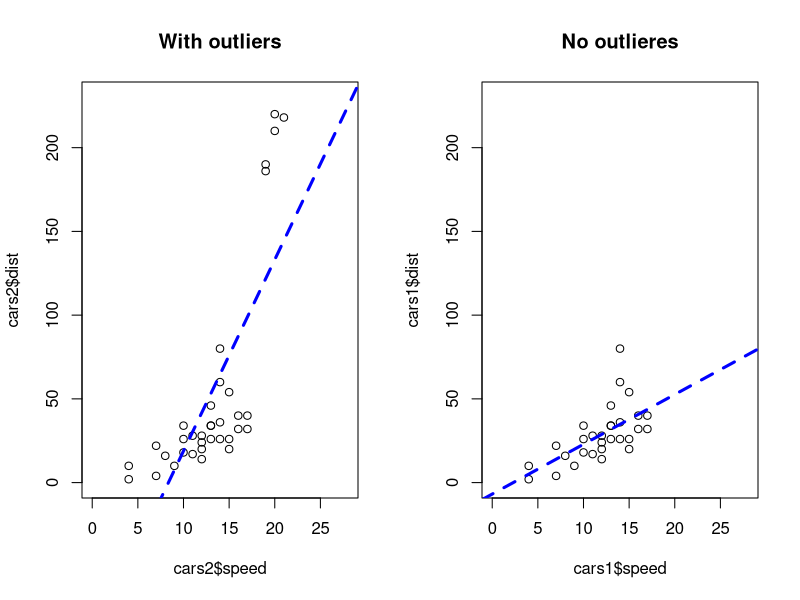

R code for this plot:
cars 
dim(cars)
cars1 <- cars[1:30,]
head(cars1)
summary(cars1$speed)
summary(cars1$disto)
# Introducing outlier data
car_outliers = data.frame(speed = c(19, 19, 20, 20, 21), dist = c(190, 186, 210, 220, 218))
head(car_outliers)
cars2 <- rbind(cars1, car_outliers)
help(par)

par(mfrow = c(1, 2))
plot(cars2$speed, cars2$dist, xlim = c(0, 28), ylim = c(0, 230), main = "With outliers")
abline(lm(dist ~ speed, data = cars2), col = 'blue', lwd = 3, lty = 2)

plot(cars1$speed, cars1$dist, xlim = c(0, 28), ylim = c(0, 230), main = "No outlieres")
abline(lm(dist ~ speed, data = cars1), col = 'blue', lwd = 3, lty = 2)
